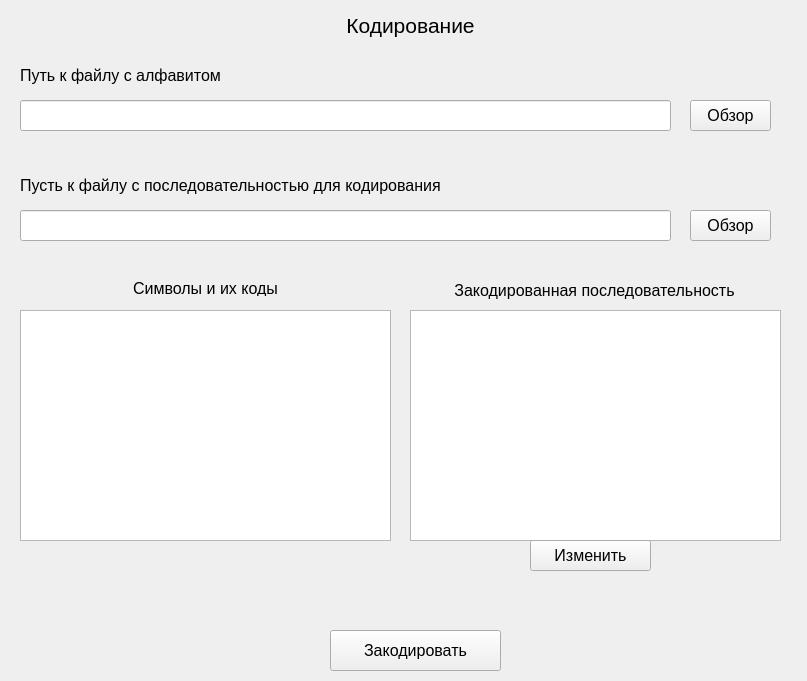
<?xml version="1.0" encoding="UTF-8"?>
<ui version="4.0">
 <class>EncodeWidget</class>
 <widget class="QWidget" name="EncodeWidget">
  <property name="geometry">
   <rect>
    <x>0</x>
    <y>0</y>
    <width>807</width>
    <height>681</height>
   </rect>
  </property>
  <property name="windowTitle">
   <string>Form</string>
  </property>
  <widget class="QPushButton" name="alphabet_file_dialog_button">
   <property name="geometry">
    <rect>
     <x>690</x>
     <y>100</y>
     <width>81</width>
     <height>31</height>
    </rect>
   </property>
   <property name="font">
    <font>
     <pointsize>12</pointsize>
    </font>
   </property>
   <property name="text">
    <string>Обзор</string>
   </property>
  </widget>
  <widget class="QPushButton" name="encode_button">
   <property name="geometry">
    <rect>
     <x>330</x>
     <y>630</y>
     <width>171</width>
     <height>41</height>
    </rect>
   </property>
   <property name="font">
    <font>
     <pointsize>12</pointsize>
    </font>
   </property>
   <property name="text">
    <string>Закодировать</string>
   </property>
  </widget>
  <widget class="QLabel" name="encode_label">
   <property name="geometry">
    <rect>
     <x>320</x>
     <y>0</y>
     <width>181</width>
     <height>51</height>
    </rect>
   </property>
   <property name="font">
    <font>
     <pointsize>16</pointsize>
    </font>
   </property>
   <property name="text">
    <string>Кодирование</string>
   </property>
   <property name="alignment">
    <set>Qt::AlignCenter</set>
   </property>
  </widget>
  <widget class="QLineEdit" name="encode_seq_edit">
   <property name="geometry">
    <rect>
     <x>20</x>
     <y>210</y>
     <width>651</width>
     <height>31</height>
    </rect>
   </property>
   <property name="font">
    <font>
     <pointsize>12</pointsize>
    </font>
   </property>
  </widget>
  <widget class="QPushButton" name="encode_seq_file_dialog_button">
   <property name="geometry">
    <rect>
     <x>690</x>
     <y>210</y>
     <width>81</width>
     <height>31</height>
    </rect>
   </property>
   <property name="font">
    <font>
     <pointsize>12</pointsize>
    </font>
   </property>
   <property name="text">
    <string>Обзор</string>
   </property>
  </widget>
  <widget class="QLineEdit" name="alphabet_edit">
   <property name="geometry">
    <rect>
     <x>20</x>
     <y>100</y>
     <width>651</width>
     <height>31</height>
    </rect>
   </property>
   <property name="font">
    <font>
     <pointsize>12</pointsize>
    </font>
   </property>
  </widget>
  <widget class="QTextBrowser" name="codesTextBrowser">
   <property name="enabled">
    <bool>true</bool>
   </property>
   <property name="geometry">
    <rect>
     <x>20</x>
     <y>310</y>
     <width>371</width>
     <height>231</height>
    </rect>
   </property>
   <property name="font">
    <font>
     <pointsize>14</pointsize>
    </font>
   </property>
  </widget>
  <widget class="QLabel" name="alphabet_label">
   <property name="geometry">
    <rect>
     <x>20</x>
     <y>60</y>
     <width>251</width>
     <height>31</height>
    </rect>
   </property>
   <property name="font">
    <font>
     <pointsize>12</pointsize>
    </font>
   </property>
   <property name="text">
    <string>Путь к файлу с алфавитом</string>
   </property>
  </widget>
  <widget class="QLabel" name="sencode_seq_label">
   <property name="geometry">
    <rect>
     <x>20</x>
     <y>170</y>
     <width>591</width>
     <height>31</height>
    </rect>
   </property>
   <property name="font">
    <font>
     <pointsize>12</pointsize>
    </font>
   </property>
   <property name="text">
    <string>Пусть к файлу с последовательностью для кодирования</string>
   </property>
  </widget>
  <widget class="QTextEdit" name="encodedTextEdit">
   <property name="geometry">
    <rect>
     <x>410</x>
     <y>310</y>
     <width>371</width>
     <height>231</height>
    </rect>
   </property>
   <property name="font">
    <font>
     <pointsize>14</pointsize>
    </font>
   </property>
  </widget>
  <widget class="QPushButton" name="changePushButton">
   <property name="geometry">
    <rect>
     <x>530</x>
     <y>540</y>
     <width>121</width>
     <height>31</height>
    </rect>
   </property>
   <property name="font">
    <font>
     <pointsize>12</pointsize>
    </font>
   </property>
   <property name="text">
    <string>Изменить</string>
   </property>
  </widget>
  <widget class="QLabel" name="symbolsAndCodeslabel">
   <property name="geometry">
    <rect>
     <x>20</x>
     <y>280</y>
     <width>371</width>
     <height>16</height>
    </rect>
   </property>
   <property name="font">
    <font>
     <pointsize>12</pointsize>
    </font>
   </property>
   <property name="text">
    <string>Символы и их коды</string>
   </property>
   <property name="alignment">
    <set>Qt::AlignCenter</set>
   </property>
  </widget>
  <widget class="QLabel" name="encodedLabel">
   <property name="geometry">
    <rect>
     <x>414</x>
     <y>280</y>
     <width>361</width>
     <height>20</height>
    </rect>
   </property>
   <property name="font">
    <font>
     <pointsize>12</pointsize>
    </font>
   </property>
   <property name="text">
    <string>Закодированная последовательность</string>
   </property>
   <property name="alignment">
    <set>Qt::AlignCenter</set>
   </property>
  </widget>
 </widget>
 <resources/>
 <connections/>
</ui>
